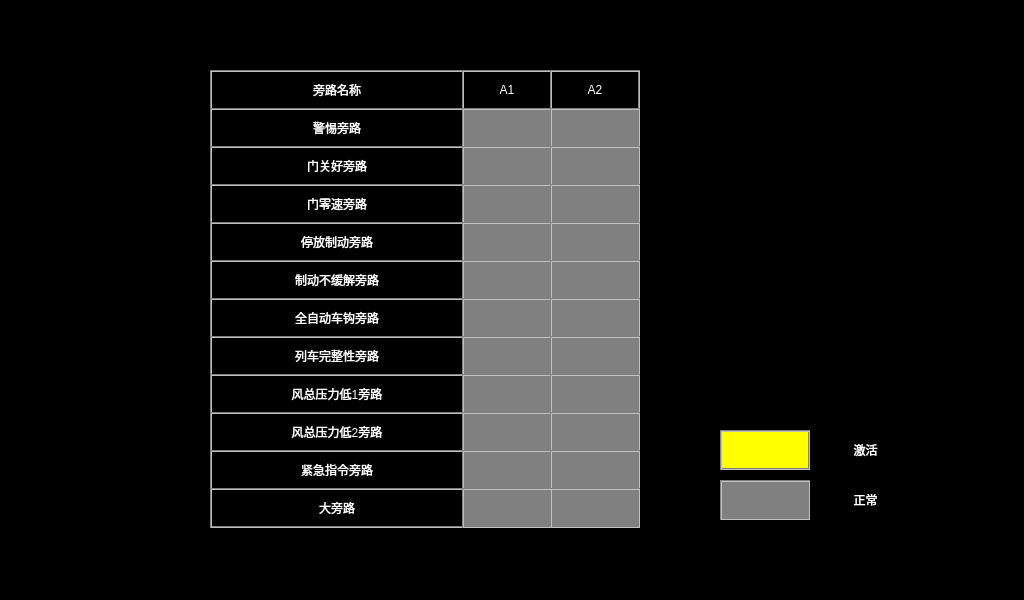
<?xml version="1.0" encoding="UTF-8"?>
<ui version="4.0">
 <class>Bypass</class>
 <widget class="QWidget" name="Bypass">
  <property name="geometry">
   <rect>
    <x>0</x>
    <y>0</y>
    <width>1024</width>
    <height>600</height>
   </rect>
  </property>
  <property name="windowTitle">
   <string>Form</string>
  </property>
  <property name="styleSheet">
   <string notr="true">QLabel
{
	color: white;
	border: 2px groove, gray;
    border-color: gray;
	font: 18px, &quot;微软雅黑&quot;;
}

QWidget
{
	background-color: black;
}</string>
  </property>
  <widget class="QLabel" name="label_20">
   <property name="geometry">
    <rect>
     <x>210</x>
     <y>70</y>
     <width>254</width>
     <height>40</height>
    </rect>
   </property>
   <property name="text">
    <string>旁路名称</string>
   </property>
   <property name="alignment">
    <set>Qt::AlignCenter</set>
   </property>
  </widget>
  <widget class="QLabel" name="label_21">
   <property name="geometry">
    <rect>
     <x>462</x>
     <y>70</y>
     <width>90</width>
     <height>40</height>
    </rect>
   </property>
   <property name="text">
    <string>A1</string>
   </property>
   <property name="alignment">
    <set>Qt::AlignCenter</set>
   </property>
  </widget>
  <widget class="QLabel" name="label_22">
   <property name="geometry">
    <rect>
     <x>550</x>
     <y>70</y>
     <width>90</width>
     <height>40</height>
    </rect>
   </property>
   <property name="text">
    <string>A2</string>
   </property>
   <property name="alignment">
    <set>Qt::AlignCenter</set>
   </property>
  </widget>
  <widget class="QLabel" name="label_23">
   <property name="geometry">
    <rect>
     <x>210</x>
     <y>108</y>
     <width>254</width>
     <height>40</height>
    </rect>
   </property>
   <property name="styleSheet">
    <string notr="true"/>
   </property>
   <property name="text">
    <string>警惕旁路</string>
   </property>
   <property name="alignment">
    <set>Qt::AlignCenter</set>
   </property>
  </widget>
  <widget class="QLabel" name="label_24">
   <property name="geometry">
    <rect>
     <x>210</x>
     <y>146</y>
     <width>254</width>
     <height>40</height>
    </rect>
   </property>
   <property name="text">
    <string>门关好旁路</string>
   </property>
   <property name="alignment">
    <set>Qt::AlignCenter</set>
   </property>
  </widget>
  <widget class="QLabel" name="label_25">
   <property name="geometry">
    <rect>
     <x>210</x>
     <y>184</y>
     <width>254</width>
     <height>40</height>
    </rect>
   </property>
   <property name="text">
    <string>门零速旁路</string>
   </property>
   <property name="alignment">
    <set>Qt::AlignCenter</set>
   </property>
  </widget>
  <widget class="QLabel" name="label_26">
   <property name="geometry">
    <rect>
     <x>210</x>
     <y>222</y>
     <width>254</width>
     <height>40</height>
    </rect>
   </property>
   <property name="text">
    <string>停放制动旁路</string>
   </property>
   <property name="alignment">
    <set>Qt::AlignCenter</set>
   </property>
  </widget>
  <widget class="QLabel" name="label_27">
   <property name="geometry">
    <rect>
     <x>210</x>
     <y>260</y>
     <width>254</width>
     <height>40</height>
    </rect>
   </property>
   <property name="text">
    <string>制动不缓解旁路</string>
   </property>
   <property name="alignment">
    <set>Qt::AlignCenter</set>
   </property>
  </widget>
  <widget class="QLabel" name="label_28">
   <property name="geometry">
    <rect>
     <x>210</x>
     <y>298</y>
     <width>254</width>
     <height>40</height>
    </rect>
   </property>
   <property name="text">
    <string>全自动车钩旁路</string>
   </property>
   <property name="alignment">
    <set>Qt::AlignCenter</set>
   </property>
  </widget>
  <widget class="QLabel" name="label_29">
   <property name="geometry">
    <rect>
     <x>210</x>
     <y>336</y>
     <width>254</width>
     <height>40</height>
    </rect>
   </property>
   <property name="text">
    <string>列车完整性旁路</string>
   </property>
   <property name="alignment">
    <set>Qt::AlignCenter</set>
   </property>
  </widget>
  <widget class="QLabel" name="label_30">
   <property name="geometry">
    <rect>
     <x>210</x>
     <y>374</y>
     <width>254</width>
     <height>40</height>
    </rect>
   </property>
   <property name="text">
    <string>风总压力低1旁路</string>
   </property>
   <property name="alignment">
    <set>Qt::AlignCenter</set>
   </property>
  </widget>
  <widget class="QLabel" name="label_31">
   <property name="geometry">
    <rect>
     <x>210</x>
     <y>412</y>
     <width>254</width>
     <height>40</height>
    </rect>
   </property>
   <property name="text">
    <string>风总压力低2旁路</string>
   </property>
   <property name="alignment">
    <set>Qt::AlignCenter</set>
   </property>
  </widget>
  <widget class="QLabel" name="label_32">
   <property name="geometry">
    <rect>
     <x>210</x>
     <y>450</y>
     <width>254</width>
     <height>40</height>
    </rect>
   </property>
   <property name="text">
    <string>紧急指令旁路</string>
   </property>
   <property name="alignment">
    <set>Qt::AlignCenter</set>
   </property>
  </widget>
  <widget class="QLabel" name="lblBypass1A1">
   <property name="geometry">
    <rect>
     <x>462</x>
     <y>108</y>
     <width>90</width>
     <height>40</height>
    </rect>
   </property>
   <property name="styleSheet">
    <string notr="true">background-color: gray;</string>
   </property>
   <property name="text">
    <string/>
   </property>
   <property name="alignment">
    <set>Qt::AlignCenter</set>
   </property>
  </widget>
  <widget class="QLabel" name="lblBypass2A1">
   <property name="geometry">
    <rect>
     <x>462</x>
     <y>146</y>
     <width>90</width>
     <height>40</height>
    </rect>
   </property>
   <property name="styleSheet">
    <string notr="true">background-color: gray;</string>
   </property>
   <property name="text">
    <string/>
   </property>
   <property name="alignment">
    <set>Qt::AlignCenter</set>
   </property>
  </widget>
  <widget class="QLabel" name="lblBypass3A1">
   <property name="geometry">
    <rect>
     <x>462</x>
     <y>184</y>
     <width>90</width>
     <height>40</height>
    </rect>
   </property>
   <property name="styleSheet">
    <string notr="true">background-color: gray;</string>
   </property>
   <property name="text">
    <string/>
   </property>
   <property name="alignment">
    <set>Qt::AlignCenter</set>
   </property>
  </widget>
  <widget class="QLabel" name="lblBypass4A1">
   <property name="geometry">
    <rect>
     <x>462</x>
     <y>222</y>
     <width>90</width>
     <height>40</height>
    </rect>
   </property>
   <property name="styleSheet">
    <string notr="true">background-color: gray;</string>
   </property>
   <property name="text">
    <string/>
   </property>
   <property name="alignment">
    <set>Qt::AlignCenter</set>
   </property>
  </widget>
  <widget class="QLabel" name="lblBypass5A1">
   <property name="geometry">
    <rect>
     <x>462</x>
     <y>260</y>
     <width>90</width>
     <height>40</height>
    </rect>
   </property>
   <property name="styleSheet">
    <string notr="true">background-color: gray;</string>
   </property>
   <property name="text">
    <string/>
   </property>
   <property name="alignment">
    <set>Qt::AlignCenter</set>
   </property>
  </widget>
  <widget class="QLabel" name="lblBypass6A1">
   <property name="geometry">
    <rect>
     <x>462</x>
     <y>298</y>
     <width>90</width>
     <height>40</height>
    </rect>
   </property>
   <property name="styleSheet">
    <string notr="true">background-color: gray;</string>
   </property>
   <property name="text">
    <string/>
   </property>
   <property name="alignment">
    <set>Qt::AlignCenter</set>
   </property>
  </widget>
  <widget class="QLabel" name="lblBypass7A1">
   <property name="geometry">
    <rect>
     <x>462</x>
     <y>336</y>
     <width>90</width>
     <height>40</height>
    </rect>
   </property>
   <property name="styleSheet">
    <string notr="true">background-color: gray;</string>
   </property>
   <property name="text">
    <string/>
   </property>
   <property name="alignment">
    <set>Qt::AlignCenter</set>
   </property>
  </widget>
  <widget class="QLabel" name="lblBypass8A1">
   <property name="geometry">
    <rect>
     <x>462</x>
     <y>374</y>
     <width>90</width>
     <height>40</height>
    </rect>
   </property>
   <property name="styleSheet">
    <string notr="true">background-color: gray;</string>
   </property>
   <property name="text">
    <string/>
   </property>
   <property name="alignment">
    <set>Qt::AlignCenter</set>
   </property>
  </widget>
  <widget class="QLabel" name="lblBypass9A1">
   <property name="geometry">
    <rect>
     <x>462</x>
     <y>412</y>
     <width>90</width>
     <height>40</height>
    </rect>
   </property>
   <property name="styleSheet">
    <string notr="true">background-color: gray;</string>
   </property>
   <property name="text">
    <string/>
   </property>
   <property name="alignment">
    <set>Qt::AlignCenter</set>
   </property>
  </widget>
  <widget class="QLabel" name="lblBypass10A1">
   <property name="geometry">
    <rect>
     <x>462</x>
     <y>450</y>
     <width>90</width>
     <height>40</height>
    </rect>
   </property>
   <property name="styleSheet">
    <string notr="true">background-color: gray;</string>
   </property>
   <property name="text">
    <string/>
   </property>
   <property name="alignment">
    <set>Qt::AlignCenter</set>
   </property>
  </widget>
  <widget class="QLabel" name="lblBypass1A2">
   <property name="geometry">
    <rect>
     <x>550</x>
     <y>108</y>
     <width>90</width>
     <height>40</height>
    </rect>
   </property>
   <property name="styleSheet">
    <string notr="true">background-color: gray;</string>
   </property>
   <property name="text">
    <string/>
   </property>
   <property name="alignment">
    <set>Qt::AlignCenter</set>
   </property>
  </widget>
  <widget class="QLabel" name="lblBypass2A2">
   <property name="geometry">
    <rect>
     <x>550</x>
     <y>146</y>
     <width>90</width>
     <height>40</height>
    </rect>
   </property>
   <property name="styleSheet">
    <string notr="true">background-color: gray;</string>
   </property>
   <property name="text">
    <string/>
   </property>
   <property name="alignment">
    <set>Qt::AlignCenter</set>
   </property>
  </widget>
  <widget class="QLabel" name="lblBypass3A2">
   <property name="geometry">
    <rect>
     <x>550</x>
     <y>184</y>
     <width>90</width>
     <height>40</height>
    </rect>
   </property>
   <property name="styleSheet">
    <string notr="true">background-color: gray;</string>
   </property>
   <property name="text">
    <string/>
   </property>
   <property name="alignment">
    <set>Qt::AlignCenter</set>
   </property>
  </widget>
  <widget class="QLabel" name="lblBypass4A2">
   <property name="geometry">
    <rect>
     <x>550</x>
     <y>222</y>
     <width>90</width>
     <height>40</height>
    </rect>
   </property>
   <property name="styleSheet">
    <string notr="true">background-color: gray;</string>
   </property>
   <property name="text">
    <string/>
   </property>
   <property name="alignment">
    <set>Qt::AlignCenter</set>
   </property>
  </widget>
  <widget class="QLabel" name="lblBypass5A2">
   <property name="geometry">
    <rect>
     <x>550</x>
     <y>260</y>
     <width>90</width>
     <height>40</height>
    </rect>
   </property>
   <property name="styleSheet">
    <string notr="true">background-color: gray;</string>
   </property>
   <property name="text">
    <string/>
   </property>
   <property name="alignment">
    <set>Qt::AlignCenter</set>
   </property>
  </widget>
  <widget class="QLabel" name="lblBypass6A2">
   <property name="geometry">
    <rect>
     <x>550</x>
     <y>298</y>
     <width>90</width>
     <height>40</height>
    </rect>
   </property>
   <property name="styleSheet">
    <string notr="true">background-color: gray;</string>
   </property>
   <property name="text">
    <string/>
   </property>
   <property name="alignment">
    <set>Qt::AlignCenter</set>
   </property>
  </widget>
  <widget class="QLabel" name="lblBypass7A2">
   <property name="geometry">
    <rect>
     <x>550</x>
     <y>336</y>
     <width>90</width>
     <height>40</height>
    </rect>
   </property>
   <property name="styleSheet">
    <string notr="true">background-color: gray;</string>
   </property>
   <property name="text">
    <string/>
   </property>
   <property name="alignment">
    <set>Qt::AlignCenter</set>
   </property>
  </widget>
  <widget class="QLabel" name="lblBypass8A2">
   <property name="geometry">
    <rect>
     <x>550</x>
     <y>374</y>
     <width>90</width>
     <height>40</height>
    </rect>
   </property>
   <property name="styleSheet">
    <string notr="true">background-color: gray;</string>
   </property>
   <property name="text">
    <string/>
   </property>
   <property name="alignment">
    <set>Qt::AlignCenter</set>
   </property>
  </widget>
  <widget class="QLabel" name="lblBypass9A2">
   <property name="geometry">
    <rect>
     <x>550</x>
     <y>412</y>
     <width>90</width>
     <height>40</height>
    </rect>
   </property>
   <property name="styleSheet">
    <string notr="true">background-color: gray;</string>
   </property>
   <property name="text">
    <string/>
   </property>
   <property name="alignment">
    <set>Qt::AlignCenter</set>
   </property>
  </widget>
  <widget class="QLabel" name="lblBypass10A2">
   <property name="geometry">
    <rect>
     <x>550</x>
     <y>450</y>
     <width>90</width>
     <height>40</height>
    </rect>
   </property>
   <property name="styleSheet">
    <string notr="true">background-color: gray;</string>
   </property>
   <property name="text">
    <string/>
   </property>
   <property name="alignment">
    <set>Qt::AlignCenter</set>
   </property>
  </widget>
  <widget class="QLabel" name="label_53">
   <property name="geometry">
    <rect>
     <x>720</x>
     <y>480</y>
     <width>90</width>
     <height>40</height>
    </rect>
   </property>
   <property name="styleSheet">
    <string notr="true">background-color: gray;</string>
   </property>
   <property name="text">
    <string/>
   </property>
   <property name="alignment">
    <set>Qt::AlignCenter</set>
   </property>
  </widget>
  <widget class="QLabel" name="label_54">
   <property name="geometry">
    <rect>
     <x>720</x>
     <y>430</y>
     <width>90</width>
     <height>40</height>
    </rect>
   </property>
   <property name="styleSheet">
    <string notr="true">background-color: yellow;</string>
   </property>
   <property name="text">
    <string/>
   </property>
   <property name="alignment">
    <set>Qt::AlignCenter</set>
   </property>
  </widget>
  <widget class="QLabel" name="label_55">
   <property name="geometry">
    <rect>
     <x>820</x>
     <y>430</y>
     <width>91</width>
     <height>40</height>
    </rect>
   </property>
   <property name="styleSheet">
    <string notr="true">border: 0px;</string>
   </property>
   <property name="text">
    <string>激活</string>
   </property>
   <property name="alignment">
    <set>Qt::AlignCenter</set>
   </property>
  </widget>
  <widget class="QLabel" name="label_56">
   <property name="geometry">
    <rect>
     <x>820</x>
     <y>480</y>
     <width>91</width>
     <height>40</height>
    </rect>
   </property>
   <property name="styleSheet">
    <string notr="true">border: 0px;</string>
   </property>
   <property name="text">
    <string>正常</string>
   </property>
   <property name="alignment">
    <set>Qt::AlignCenter</set>
   </property>
  </widget>
  <widget class="QLabel" name="label_57">
   <property name="geometry">
    <rect>
     <x>210</x>
     <y>488</y>
     <width>254</width>
     <height>40</height>
    </rect>
   </property>
   <property name="text">
    <string>大旁路</string>
   </property>
   <property name="alignment">
    <set>Qt::AlignCenter</set>
   </property>
  </widget>
  <widget class="QLabel" name="lblBypass11A2">
   <property name="geometry">
    <rect>
     <x>550</x>
     <y>488</y>
     <width>90</width>
     <height>40</height>
    </rect>
   </property>
   <property name="styleSheet">
    <string notr="true">background-color: gray;</string>
   </property>
   <property name="text">
    <string/>
   </property>
   <property name="alignment">
    <set>Qt::AlignCenter</set>
   </property>
  </widget>
  <widget class="QLabel" name="lblBypass11A1">
   <property name="geometry">
    <rect>
     <x>462</x>
     <y>488</y>
     <width>90</width>
     <height>40</height>
    </rect>
   </property>
   <property name="styleSheet">
    <string notr="true">background-color: gray;</string>
   </property>
   <property name="text">
    <string/>
   </property>
   <property name="alignment">
    <set>Qt::AlignCenter</set>
   </property>
  </widget>
 </widget>
 <resources/>
 <connections/>
</ui>
